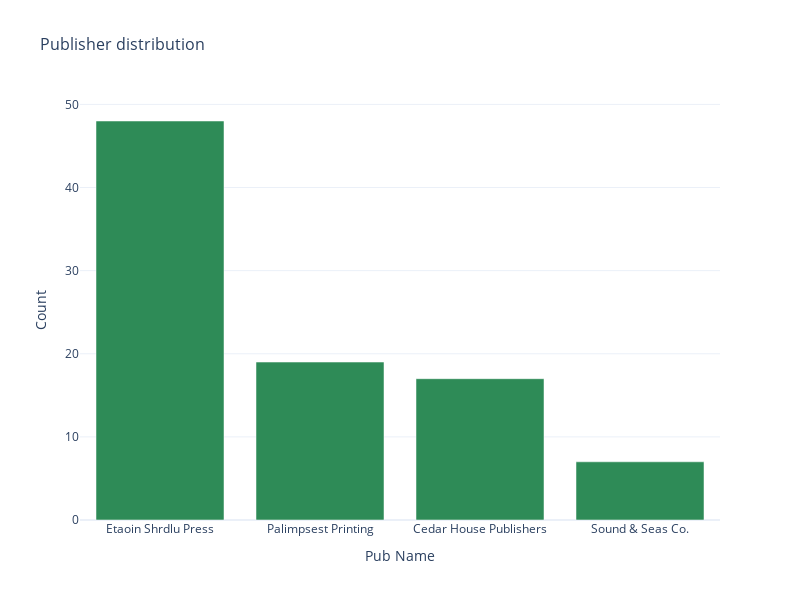

Write notebook code for a chart like this one.
### Markdown cell above
### 4.2.2 Publisher distribution

### Code cell
create_vertical_bar_plot(sales_total, 'pub_name', 'Publisher distribution')

### Figure 1 — Plotly figure (JSON) as saved in the notebook; plotly's stock layout.template omitted (floating-point values rounded to 4 significant figures)
{"data": [{"hovertemplate": "Pub Name=%{x}<br>Count=%{y}<extra></extra>", "legendgroup": "", "marker": {"color": "seagreen", "pattern": {"shape": ""}}, "name": "", "orientation": "v", "showlegend": false, "textposition": "auto", "type": "bar", "x": ["Etaoin Shrdlu Press", "Palimpsest Printing", "Cedar House Publishers", "Sound & Seas Co."], "xaxis": "x", "y": [48, 19, 17, 7], "yaxis": "y"}], "layout": {"barmode": "relative", "height": 600, "legend": {"tracegroupgap": 0}, "title": {"font": {"size": 16}, "text": "Publisher distribution"}, "width": 800, "xaxis": {"anchor": "y", "domain": [0, 1], "title": {"text": "Pub Name"}}, "yaxis": {"anchor": "x", "domain": [0, 1], "title": {"text": "Count"}}}}
